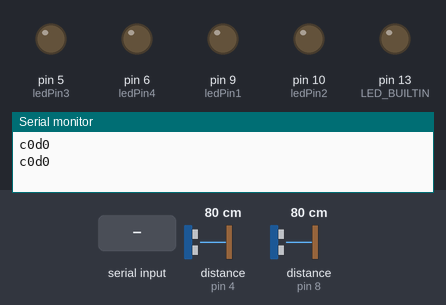
A sketch run on a simulated Arduino Uno, built with avr-gcc and run on an emulated ATmega328P. Parts: output pins drawn as LEDs (lit = HIGH), the last lines printed to the serial monitor. Wiring (inferred from the names in the program): 2 × ultrasonic range finder: trigger pin 2, echo pin 4 / trigger pin 7, echo pin 8. The inputs (shaded band) are chosen by the test bench; at power-on: distance to the obstacle (sensors on pin 4, pin 8) 80 cm. The echo pulse lasts 58.3 µs per cm; pins used as bus, display or sensor lines are not drawn.

Above: at 2.8 s.
2.9 s: "light#" received over Serial
At 4.07 s:
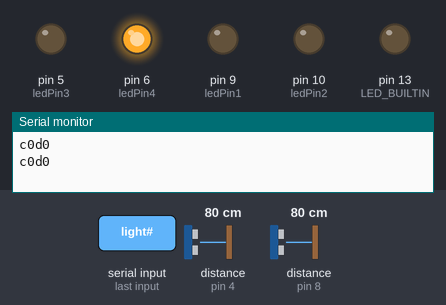
At 5.3 s:
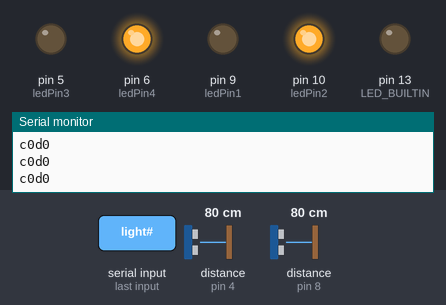
5.6 s: "lightoff#" received over Serial
At 7.5 s:
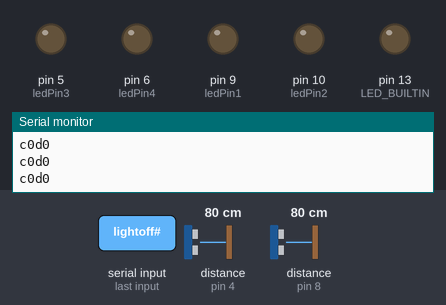
Timing chart, 0 to 9.0 s (numbered marks = the images above; inputs shaded):
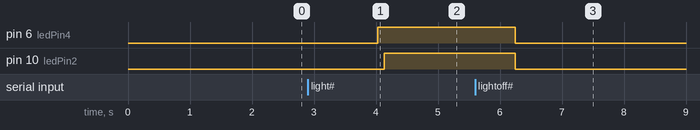

Measured:
- after the input at 2.9 s, pin 6 (ledPin4): LOW → HIGH after 1.1 s; pin 10 (ledPin2): LOW → HIGH after 1.2 s
- after the input at 5.6 s, pin 6 (ledPin4), pin 10 (ledPin2): HIGH → LOW after 0.64 s

The sketch:

slavenew2.ino
```cpp
int trigPin1 = 2;
int echoPin1 = 4;
int trigPin2 =7;
int echoPin2 = 8;
int ledPin1 = 9;
int ledPin2 = 10;
int ledPin3 = 5;
int ledPin4 = 6;
int duration2, distance2;
int red,green;
int duration1, distance1;
int x ;
int c;
String data;

void setup() {
  Serial.begin (9600);
  pinMode(LED_BUILTIN, OUTPUT);
  pinMode(trigPin1, OUTPUT);
  pinMode(echoPin1, INPUT);

  pinMode(trigPin2, OUTPUT);
  pinMode(echoPin2, INPUT);

  pinMode(ledPin1, OUTPUT);
  pinMode(ledPin2, OUTPUT);
  pinMode(ledPin3, OUTPUT);
  pinMode(ledPin4, OUTPUT);
}
void firstsensor();
void secondsensor();
void sensor1();
void sensor2();

void setColor(int red,int green)
  {
    #ifdef COMMON_CATHODE
    red = 255 - red;
    green = 255 - green;
    #endif
    analogWrite(ledPin1, red);
    analogWrite(ledPin2, green);

  }


void setColor1(int red,int green)
  {
    #ifdef COMMON_CATHODE
    red = 255 - red;
    green = 255 - green;
    #endif
    analogWrite(ledPin3, red);
    analogWrite(ledPin4, green);

  }

void firstsensor(){ // This function is for first sensor.
  digitalWrite (trigPin1, HIGH);
  delayMicroseconds (10);
  digitalWrite (trigPin1, LOW);
  duration1 = pulseIn (echoPin1, HIGH);
  distance1 = (duration1/2) / 29.1;

 if (distance1 < 15 && distance1 >0 ) {  // Change the number for long or short distances.
   setColor1( 255,0);
   delay(50);
 }
    else if (distance1 > 15 && distance1 >0){
      setColor1(0, 255);
      delay(50);
  }
    else {
      setColor1(0, 255);
      delay(50);
  }
}

void secondsensor(){ // This function is for first sensor.
  digitalWrite (trigPin2, HIGH);
  delayMicroseconds (10);
  digitalWrite (trigPin2, LOW);
  duration2 = pulseIn (echoPin2, HIGH);
  distance2 = (duration2/2) / 29.1;

//      Serial.print("right Sensor: ");
//      Serial.print(distance2);
//      Serial.print("cm    ");
//      Serial.println("\n");

   if (distance2 < 15  ) {  // Change the number for long or short distances.
        setColor(255, 0);
        delay(50);

        }
    else if (distance2 > 15 && distance2 >0 ){
    setColor(0, 255);
           delay(50);
  }
  else {
      setColor1(0, 255);
      delay(50);
  }
}
void sensor1(){ // This function is for first sensor.
  digitalWrite (trigPin1, HIGH);
  delayMicroseconds (10);
  digitalWrite (trigPin1, LOW);
  duration1 = pulseIn (echoPin1, HIGH);
  distance1 = (duration1/2) / 29.1;
  if (distance1 < 15 && distance1 >0 ) {  // Change the number for long or short distances.
     Serial.print("c1");
  }
    else if (distance1 > 15 && distance1 >0){
      Serial.print("c0");
    }
    sensor2();
}
void sensor2(){ // This function is for first sensor.
  digitalWrite (trigPin2, HIGH);
  delayMicroseconds (10);
  digitalWrite (trigPin2, LOW);
  duration2 = pulseIn (echoPin2, HIGH);
  distance2 = (duration2/2) / 29.1;
  if (distance2 < 15 && distance2 >0 ) {  // Change the number for long or short distances.
     Serial.println("d1");
   }
    else if (distance2 > 15 && distance2 >0){
      Serial.println("d0");
    }
    delay(2000);
}

void loop() {
  sensor1();
  if(Serial.available()>0){
     data = Serial.readStringUntil('#');

     if(data =="light")
    {
      firstsensor();
      delay(50);
      secondsensor();
      delay(50);
     }
     else if(data =="lightoff")
    {
      digitalWrite(ledPin1, LOW);
      digitalWrite(ledPin2, LOW);
      digitalWrite(ledPin3, LOW);
      digitalWrite(ledPin4,LOW);
    }
    else {
      Serial.println("Invalid data");
    }
  }

}
```
